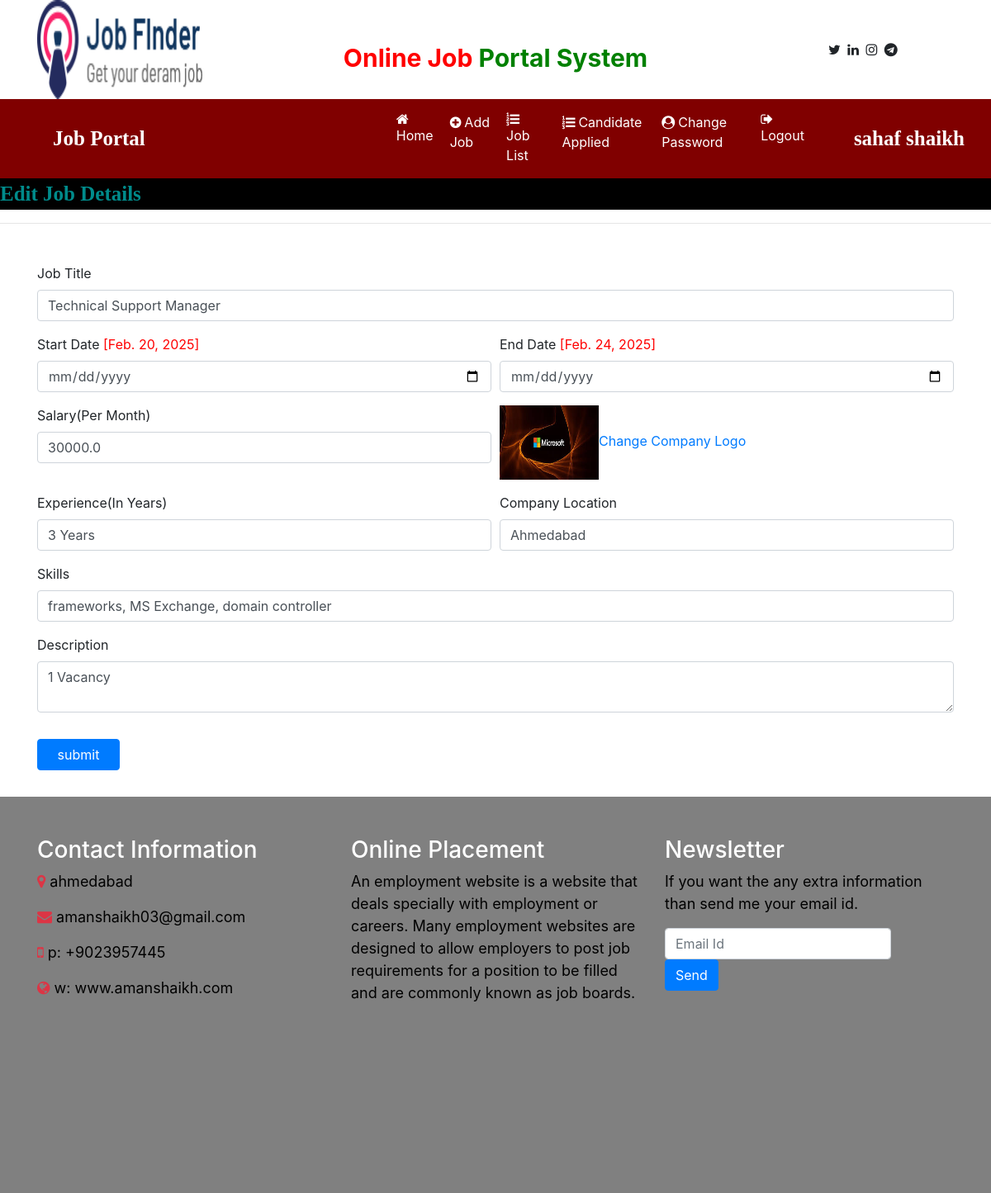
Page /edit_jobdetail/13 (signed in) on the committed database.
### job/models.py (models this page shows, shortened)
class Job(models.Model):
    employee = models.ForeignKey(Employee,on_delete=models.CASCADE)
    start_date = models.DateField()
    end_date = models.DateField()
    title = models.CharField(max_length=100)
    salary = models.FloatField(max_length=20)
    image = models.FileField()
    description = models.CharField(max_length=300)
    experience = models.CharField(max_length=50)
    location = models.CharField(max_length=100)
    skills = models.CharField(max_length=100)
    creationdate = models.DateField()

### job/views.py (the view, shortened to what this page needs)
# urls.py: path('edit_jobdetail/<int:pid>', edit_jobdetail, name="edit_jobdetail"),
def edit_jobdetail(request,pid):
    if not request.user.is_authenticated:
        return redirect('employee_login')
    error=""
    job = Job.objects.get(id=pid)
    d = {'error':error,'job':job}
    return render(request,'edit_jobdetail.html',d)

### job/templates/edit_jobdetail.html (shortened to what this page needs)
{% load static %}
{% block body %}
{% include 'employee_navigation.html' %}
<marquee style="font-family : 'monotype corsiva' ; font-size : 25px ; color : darkcyan ; background-color : black ; font-weight : bold ; margin-top:0% ">
    Edit Job Details
</marquee>
<hr>
<form class="container mt-5" method="post" enctype="multipart/form-data">
    <div class="form-row">
        <div class="form-group col-md-12">
            <label>Job Title </label>
            <input type="text" class="form-control" name="jobtitle" value="{{job.title}}" required>
        </div>
    </div>
    <div class="form-row">
        <div class="form-group col-md-6">
            <label>Start Date</label> <span style="color:red">[{{job.start_date}}]</span>
            <input type="date" class="form-control" name="startdate">
        </div>
        <div class="form-group col-md-6">
            <label>End Date</label> <span style="color:red">[{{job.end_date}}]</span>
            <input type="date" class="form-control" name="enddate">
        </div>
    </div>
     <div class="form-row">
        <div class="form-group col-md-6">
            <label>Salary(Per Month)</label>
            <input type="text" class="form-control" name="salary" value="{{job.salary}}"  required>
        </div>
        <div class="form-group col-md-6">
            <img src="{{job.image.url}}" width="120" height="90"><a href="{% url 'change_companylogo' job.id %}">Change Company Logo</a>
        </div>
    </div>
    <div class="form-row">
        <div class="form-group col-md-6">
            <label>Experience(In Years)</label>
            <input type="text" class="form-control" name="experience" value="{{job.experience}}" required>
        </div>
        <div class="form-group col-md-6">
            <label>Company Location</label>
            <input type="text" class="form-control" name="location" value="{{job.location}}" required>
        </div>
    </div>
    <div class="form-row">
        <div class="form-group col-md-12">
            <label>Skills</label>
            <input type="text" class="form-control" name="skills" placeholder="Skills Required" value="{{job.skills}}" required>
        </div>
    </div>
    <div class="form-row">
        <div class="form-group col-md-12">
            <label>Description</label>
                <textarea class="form-control" name="description" required>{{job.description}}</textarea>
        </div>
    </div>
 <input type="submit" value="submit" class="btn btn-primary my-3" style="width:100px" required>
</form>
{% include 'footer.html' %}
{% endblock %}

### job/templates/employee_navigation.html (shortened to what this page needs)
<html>
<head>
    {% load static %}
  <link rel="stylesheet" href="https://cdn.jsdelivr.net/npm/bootstrap@4.6.2/dist/css/bootstrap.min.css">
 <link rel="stylesheet" href="https://cdnjs.cloudflare.com/ajax/libs/font-awesome/4.7.0/css/font-awesome.min.css">
</head>
<body>
<div class="container">
    <div class="row">
        <div class="col-sm-3">
            <img src="{% static 'images/logo.png' %}" style="width:200px; height:120px">
        </div>
        <div class="col-sm-6 mt-5 text-center">
            <span style ="font-weight : bold ; font-size : 30px ">
                <span style="color : red">Online Job</span>
                <span style="color : green">Portal System</span>
            </span>
        </div>
        <div class="col-sm-3 mt-5" style = "padding-left : 10%">
            <span style="font-weight:bold font-size : 30px">
                <span><i class="fa fa-twitter pl-1"></i></span>
                <span><i class="fa fa-linkedin pl-1"></i></span>
                <span><i class="fa fa-instagram pl-1"></i></span>
                <span><i class="fa fa-telegram pl-1"></i></span>
            </span>
        </div>
    </div>
</div>
<nav class="navbar navbar-expand-sm" style="background-color : maroon">
    <a class="navbar-brand text-white pl-5 font-weight-bold" style="font-family:'Monotype Corsiva'; font-size:25px">Job Portal</a>
    <ul class="navbar-nav">
        <li class="nav-item">
        <a class="nav-link" href="{% url 'employee_home' %}" style="margin-left:280px"><i class="fa fa-home mr-1"></i>Home</a>
        </li>
         <li class="nav-item">
        <a class="nav-link" href="{% url 'add_job' %}"><i class="fa fa-plus-circle mr-1"></i>Add Job</a>
        </li>
        <li class="nav-item">
        <a class="nav-link" href="{% url 'job_list' %}"><i class="fa fa-list-ol mr-1"></i>Job List</a>
        </li>
        <li class="nav-item">
        <a class="nav-link" href="{% url 'applied_candidatelist' %}"><i class="fa fa-list-ol mr-1"></i>Candidate Applied</a>
        </li>
        <li class="nav-item">
        <a class="nav-link" href="{% url 'change_passwordemployee' %}"><i class="fa fa-user-circle mr-1"></i>Change Password</a>
        </li>
        <li class="nav-item">
            <a class="nav-link" href="{% url 'Logout' %}"><i class="fa fa-sign-out mr-1"></i>Logout</a>
        </li>
    </ul>
    <a class="navbar-brand text-white pl-5 font-weight-bold" style="font-family:'Monotype Corsiva'; font-size:25px">{{request.user.first_name}} {{request.user.last_name}}</a>
</nav>
</body>
</html>

### job/templates/employee_navigation.html (style rules this page uses)
.nav-link { color : white; margin-right : 4px; }

### rows in the picture
Job: jobtitle "Technical Support Manager", start_date "Feb. 20, 2025", end_date "Feb. 24, 2025", salary "30000.0", image (picture), experience "3 Years", location "Ahmedabad", skills "frameworks, MS Exchange, domain controller", description "1 Vacancy"

### other values in the picture
{{ request.user.first_name }} "sahaf"
{{ request.user.last_name }} "shaikh"
